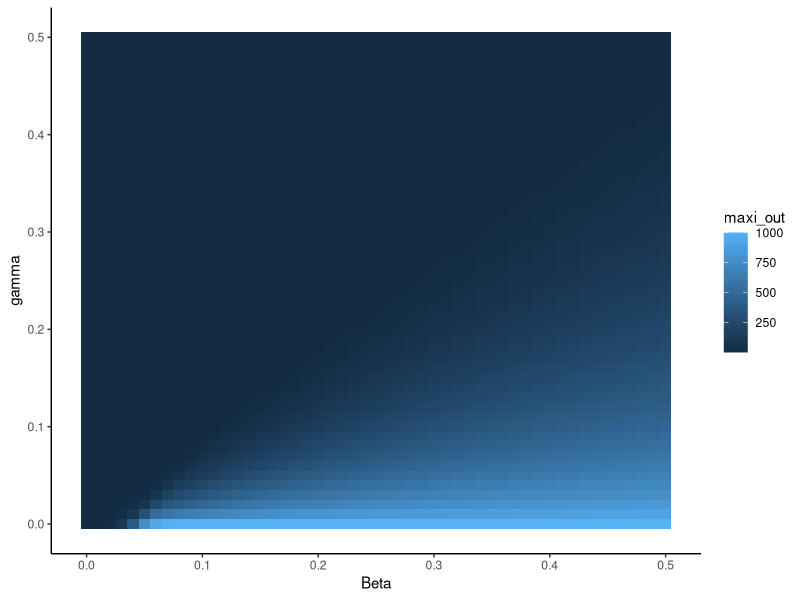

The R source for this figure:
## ---- chunk 1
#HW6


# Question 1


library(deSolve)
 # create storage dataframe
  #df_length <- length(beta)*length(gamma) 
  #beta <- rep(NA, df_length)
  #gamma <- rep(NA, df_length)






############################################################
# FUNCTION: run_sir_model
# PURPOSE: Solve deterministic SIR model with deSolve
# INPUTS:
#   beta, gamma : transmission & recovery rates
#   N           : total population
#   S0, I0, R0  : initial conditions
#   t_start     : start time
#   t_end       : end time
#   dt          : timestep
# OUTPUT:
#   data.frame with columns: time, S, I, R
############################################################

run_sir_model <- function(
  beta    = 0.1,
  gamma   = 0.1,
  N       = 1000,
  S0      = 999,
  I0      = 1,
  R0      = 0,
  t_start = 0,
  t_end   = 160,
  dt      = 1
) {

  init  <- c(S = S0, I = I0, R = R0)
  times <- seq(t_start, t_end, by = dt)

  sir_equations <- function(time, state, parameters) {
    with(as.list(c(state, parameters)), {
      dS <- -beta * S * I / N
      dI <-  beta * S * I / N - gamma * I
      dR <-  gamma * I
      list(c(dS, dI, dR))
    })
  }

  out <- ode(
    y     = init,
    times = times,
    func  = sir_equations,
    parms = c(beta = beta, gamma = gamma, N = N)
  )

  as.data.frame(out)
}

run <- run_sir_model()
## ---- chunk 2
infected <- function(beta = seq(from = 0, to = 0.5, by = 0.01), gamma = seq(from = 0, to = 0.5, by = 0.01)){
  # row indexing variable
    counter <- 1

  # create storage dataframe
    dfLength <- length(beta)*length(gamma) # how long is DF
    b_out <- rep(NA, dfLength)
    g_out <- rep(NA, dfLength)
    maxi_out <- rep(NA, dfLength)

  # turn vecs into df
  storageDF <- data.frame(b_out, g_out, maxi_out)

  # enter our loops
  for (i in seq_along(beta)){ # rows
    for (j in seq_along(gamma)){ # cols

      # run log growth
      tmp_df <- run_sir_model(beta = beta[i], gamma = gamma[j])

      # store max n in dataframe
      storageDF$maxi_out[counter] <- max(tmp_df$I)
      storageDF$b_out[counter] <- beta[i] # value for beta stored
      storageDF$g_out[counter] <- gamma[j] # value for gamma stored

      counter <- counter + 1 # increase counter

    }
  }
return(storageDF)
}  
  
max_i <- infected()
## ---- chunk 3
#now make a function which generates a graph
library(ggplot2)
library(magrittr)

heat_map <- function(B = b_out, Y = g_out, Max_I = 5){

  plot <- max_i %>%
    ggplot(aes(x = b_out, y= g_out, fill = maxi_out)) +
    geom_tile()+ labs(x="Beta", y="gamma") + theme_classic()

  return(plot)
}

heat_map()
